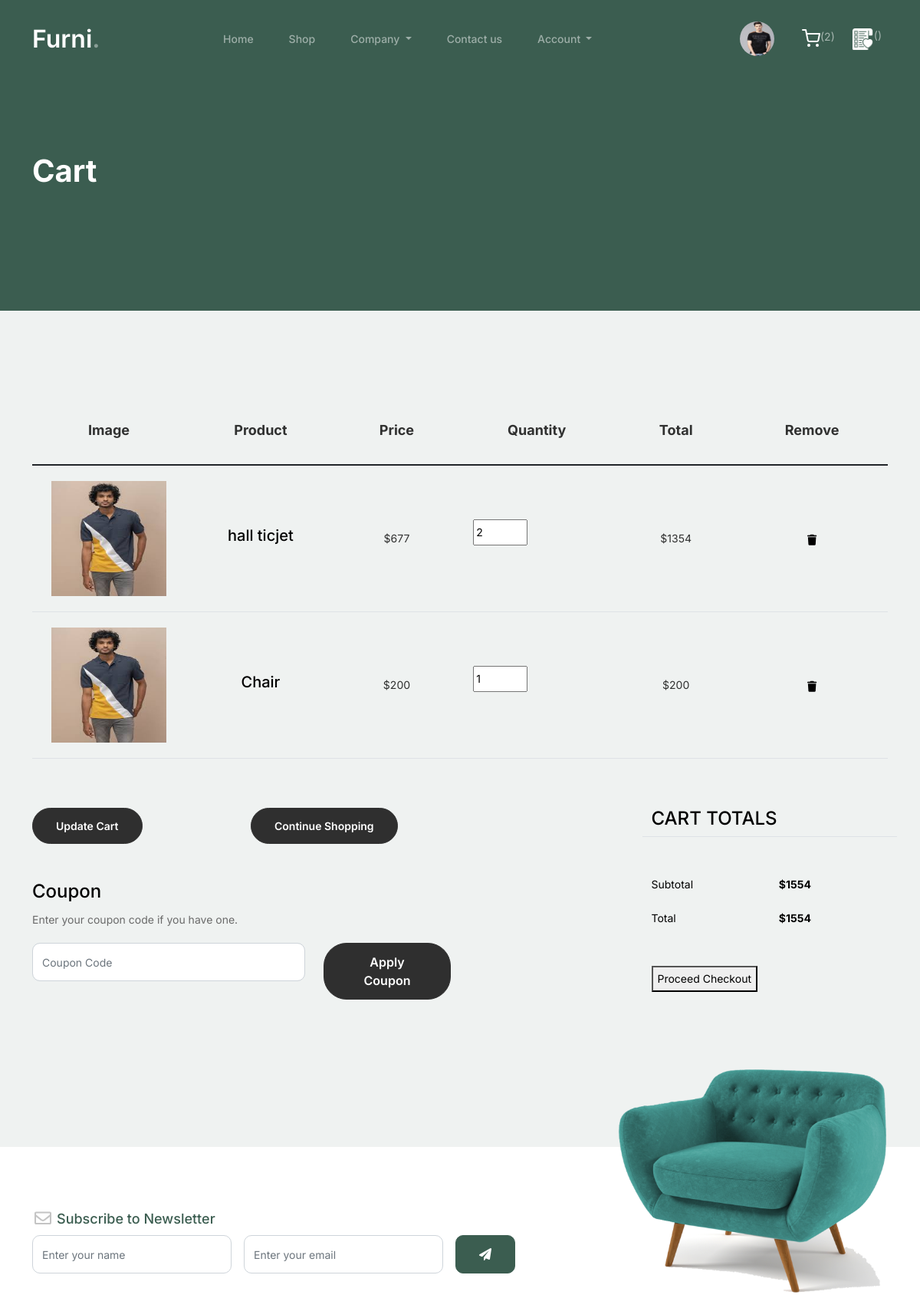
The app's page /cart (signed in, upper part), older data.
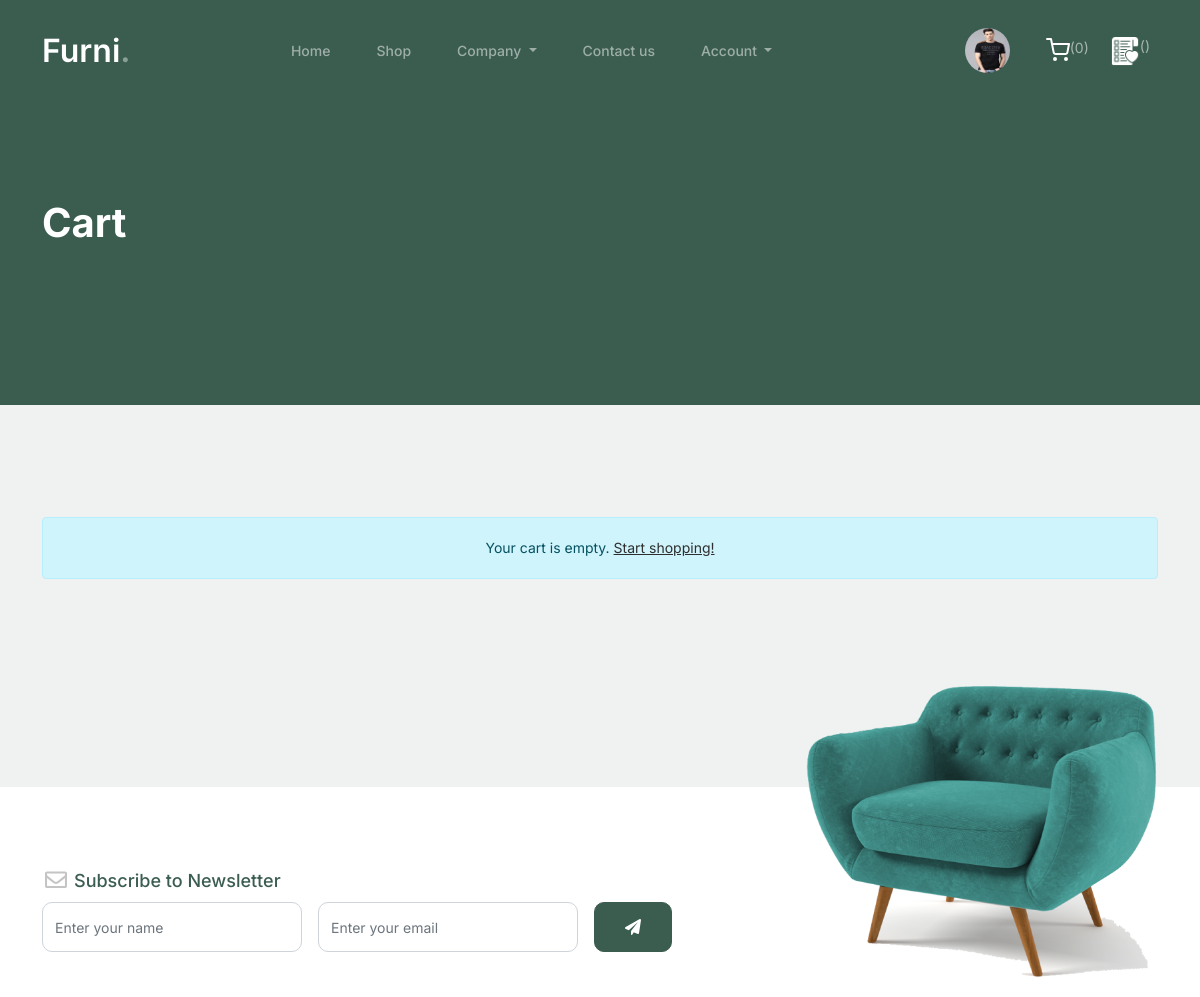
The same page, newer data.
### myapp/models.py (models this page shows, shortened)
class Cart(models.Model):
    user=models.ForeignKey(User,on_delete=models.CASCADE)
    product=models.ForeignKey(Product,on_delete=models.CASCADE)
    time=models.DateTimeField(default=timezone.now)
    product_price=models.PositiveIntegerField()
    product_qty=models.PositiveIntegerField()
    total_price=models.PositiveIntegerField()
    payment_status=models.BooleanField(default=False)

class Product(models.Model):
    category=(
        ("Chair","Chair"),
        ("Sofa","Sofa"),
        ("Bed","Bed"),
        ("Table","Table"),
    )
    seller=models.ForeignKey(User,on_delete=models.CASCADE)
    product_category=models.CharField(max_length=100,choices=category)
    product_name=models.CharField(max_length=100)
    product_price=models.PositiveIntegerField()
    product_desc=models.TextField()
    product_image=models.ImageField(upload_to="product_images/")

### myapp/views.py (the view)
# urls.py: path('cart',views.cart,name='cart'),
def cart(request):
    try:
        if 'email' not in request.session:
            return redirect('login')
        user = User.objects.get(email=request.session['email'])
        carts = Cart.objects.filter(user=user, payment_status=False)
        net_price = 0
        for cart_item in carts:
            if not cart_item.total_price:
                cart_item.total_price = cart_item.product.product_price * cart_item.product_qty
                cart_item.save()
            net_price += cart_item.total_price
        request.session['cart_count'] = len(carts)
        return render(request, 'cart.html', {
            'carts': carts,
            'net_price': net_price
        })
    except User.DoesNotExist:
        return redirect('login')
    except Exception as e:
        print(f"Cart error: {e}")
        return redirect('shop')

### myapp/templates/cart.html (shortened to what the changed rows need)
{% extends 'header.html' %}
{% load static %}
{% block content %}
<!doctype html>
<html lang="en">
<head>
	</head>
	<body>
			<div class="hero">
				<div class="container">
					<div class="row justify-content-between">
						<div class="col-lg-5">
							<div class="intro-excerpt">
								<h1>Cart</h1>
							</div>
						</div>
					</div>
				</div>
			</div>
		<div class="untree_co-section before-footer-section">
            <div class="container">
              {% if not carts %}
              <div class="alert alert-info text-center">
                  Your cart is empty. <a href="{% url 'shop' %}">Start shopping!</a>
              </div>
              {% else %}
              <div class="row mb-5">
                <div class="col-md-12">
                  <div class="site-blocks-table">
                    <table class="table">
                      <thead>
                        <tr>
                          <th class="product-thumbnail">Image</th>
                          <th class="product-name">Product</th>
                          <th class="product-price">Price</th>
                          <th class="product-quantity">Quantity</th>
                          <th class="product-total">Total</th>
                          <th class="product-remove">Remove</th>
                        </tr>
                      </thead>
                      <tbody>
						{% for i in carts %}
                        <tr>
                          <td class="product-thumbnail">
                            <img src="{{i.product.product_image.url}}"
							style="height:150px;width:150px"
							alt="Image" class="img-fluid">
                          </td>
                          <td class="product-name">
                            <h2 class="h5 text-black">{{i.product.product_name}}</h2>
                          </td>
                          <td>${{i.product.product_price}}</td>
                          <td>
                            <div class="input-group mb-3 d-flex align-items-center quantity-container" style="max-width: 120px;">
                            <form method="post" action="{% url 'change-qty' %}">
								<input type="number" name="product_qty" value="{{i.product_qty}}" min="1" max="10" onchange="this.form.submit();">
							</form>
                            </div>
                          </td>
                          <td>${{i.total_price}}</td>
                          <td>
                            <a href="{% url 'remove-from-cart' i.product.pk %}" class="btn btn-danger btn-sm">
                                <i class="fas fa-trash"></i>
                            </a>
                          </td>
                        </tr>
						{% endfor %}
                      </tbody>
                    </table>
                  </div>
                </div>
              </div>
              <div class="row">
                <div class="col-md-6">
                  <div class="row mb-5">
                    <div class="col-md-6 mb-3 mb-md-0">
                      <a href="{% url 'cart' %}" class="btn btn-black btn-sm btn-block">Update Cart</a>
                    </div>
                    <div class="col-md-6">
                      <a href="{% url 'shop' %}" class="btn btn-outline-black btn-sm btn-block">Continue Shopping</a>
                    </div>
                  </div>
                  <div class="row">
                    <div class="col-md-12">
                      <label class="text-black h4" for="coupon">Coupon</label>
                      <p>Enter your coupon code if you have one.</p>
                    </div>
                    <div class="col-md-8 mb-3 mb-md-0">
                      <input type="text" class="form-control py-3" id="coupon" placeholder="Coupon Code">
                    </div>
                    <div class="col-md-4">
                      <button class="btn btn-black">Apply Coupon</button>
                    </div>
                  </div>
                </div>
                <div class="col-md-6 pl-5">
                  <div class="row justify-content-end">
                    <div class="col-md-7">
                      <div class="row">
                        <div class="col-md-12 text-right border-bottom mb-5">
                          <h3 class="text-black h4 text-uppercase">Cart Totals</h3>
                        </div>
                      </div>
                      <div class="row mb-3">
                        <div class="col-md-6">
                          <span class="text-black">Subtotal</span>
                        </div>
                        <div class="col-md-6 text-right">
                          <strong class="text-black">${{net_price}}</strong>
                        </div>
                      </div>
                      <div class="row mb-5">
                        <div class="col-md-6">
                          <span class="text-black">Total</span>
                        </div>
                        <div class="col-md-6 text-right">
                          <strong class="text-black">${{net_price}}</strong>
                        </div>
                      </div>
                      <div class="row">
                       <div class="checkout_btn_inner">
                      <form method="post">
                        <button class="main_btn" type="button" id="checkout-button">Proceed Checkout</button>
                      </form>
                    </div>
                      </div>
                    </div>
                  </div>
                </div>
              </div>
              {% endif %}
            </div>
          </div>
	</body>
</html>
{% endblock %}

Row changes from the older to the newer data that the page shows:
removed Cart: product.product_image (picture), product.product_name "hall ticjet", product.product_price "677", product_qty "2", total_price "1354"
removed Cart: product.product_image (picture), product.product_name "Chair", product.product_price "200", product_qty "1", total_price "200"
Text that changed along with them:
{{ request.session.cart_count }}: "2" → "0"
{{ net_price }}: "1554" → (not shown)
text no longer shown: "Image Product Price Quantity Total Remove Update Cart Continue Shopping Coupon Enter your coupon code if you have one. Apply Coupon CART TOTALS Subtotal $ Total $ Proceed Checkout"
text now shown: "Your cart is empty. Start shopping!"
